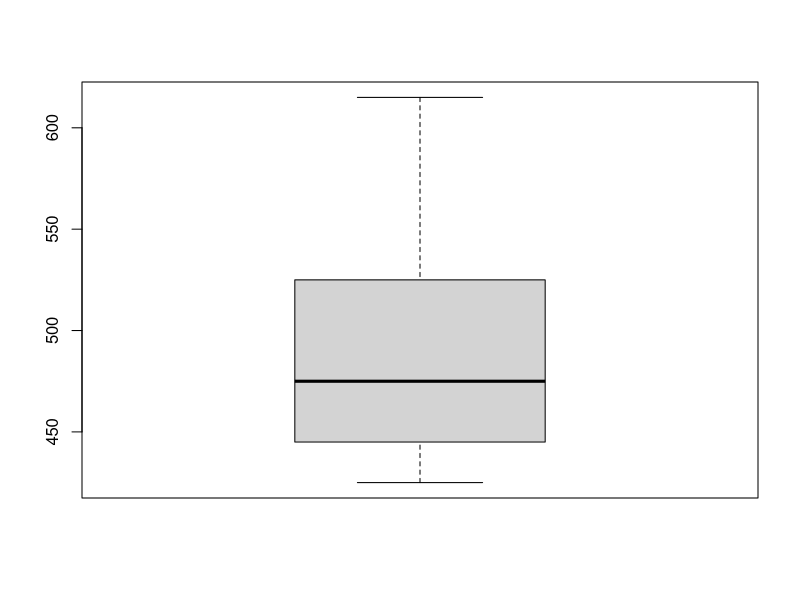
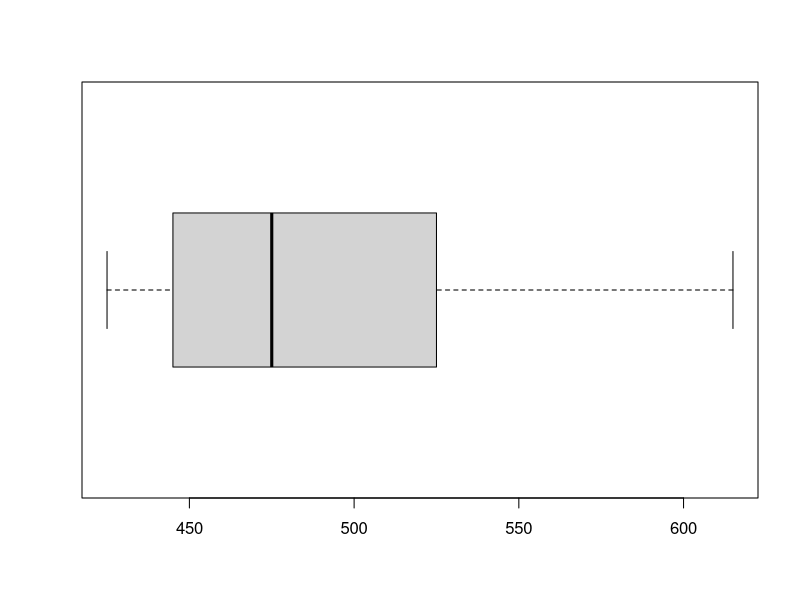
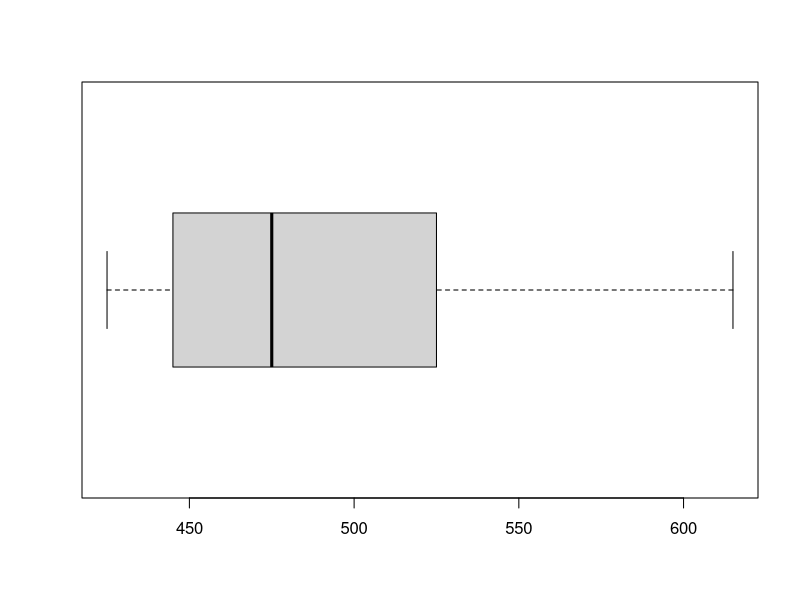
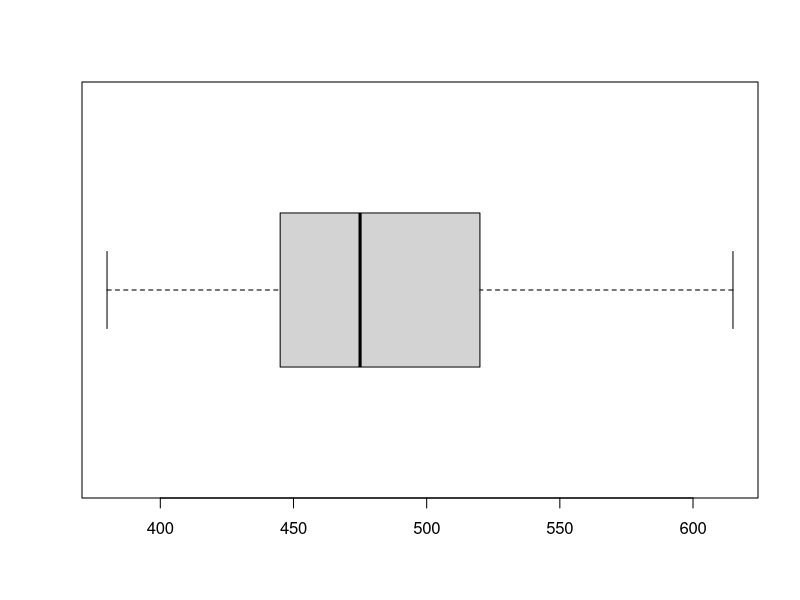
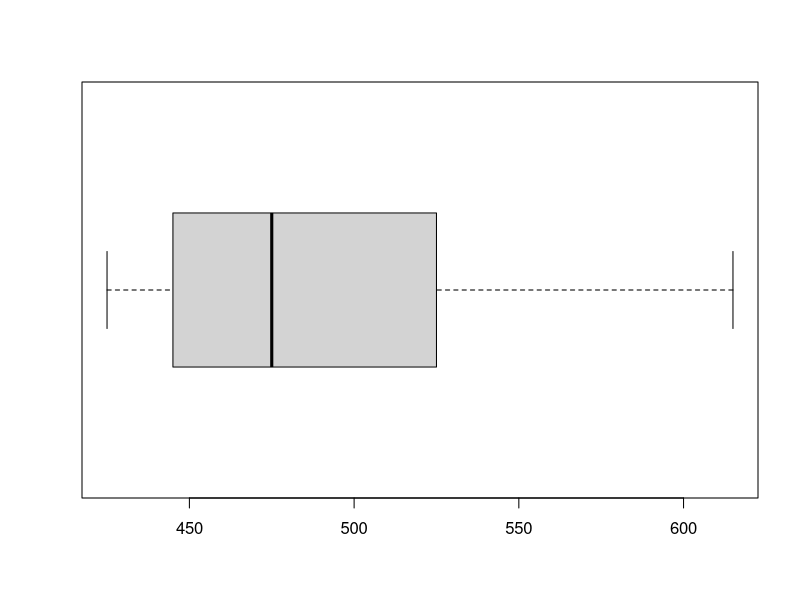
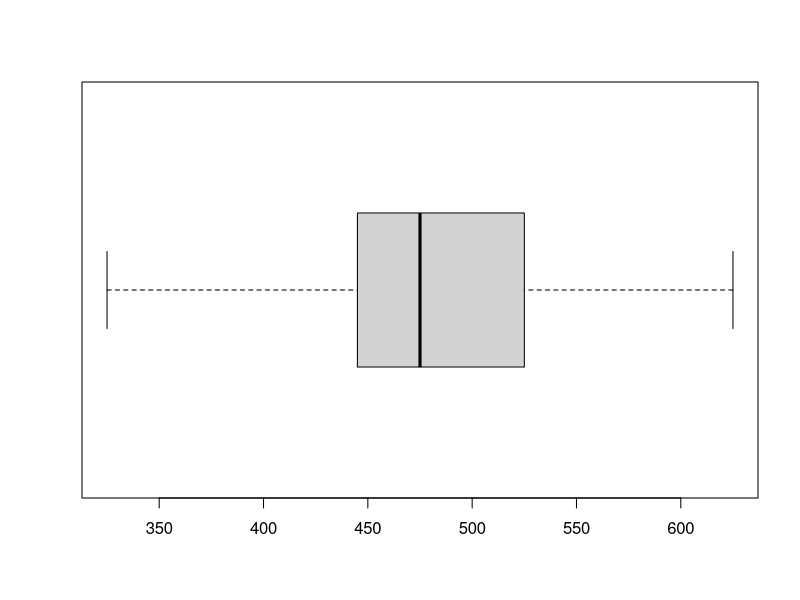
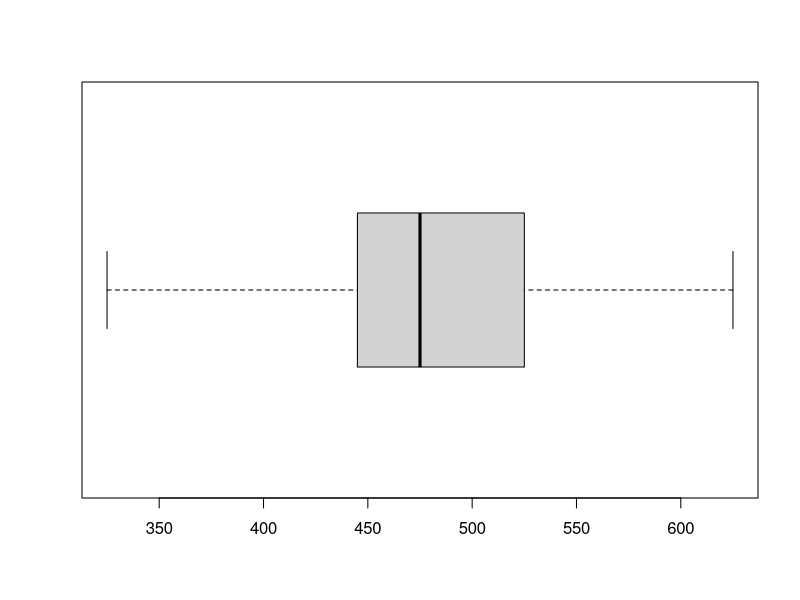
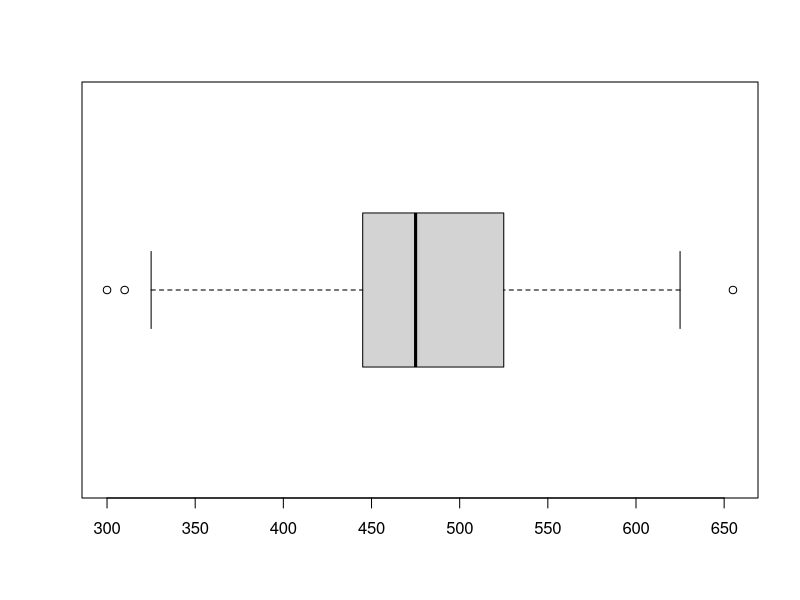

Reproduce these figures in R, in order.
# Datos de precios de departamentos, como en cap[itulo 3]
f1 <- c(425, 430, 430, 435, 435, 435, 435, 435, 440, 440)
f2 <- c(440, 440, 440, 445, 445, 445, 445, 445, 450, 450)
f3 <- c(450, 450, 450, 450, 450, 460, 460, 460, 465, 465)
f4 <- c(465, 470, 470, 472, 475, 475, 475, 480, 480, 480)
f5 <- c(480, 485, 490, 490, 490, 500, 500, 500, 500, 510)
f6 <- c(510, 515, 525, 525, 525, 535, 549, 550, 570, 570)
f7 <- c(575, 575, 580, 590, 600, 600, 600, 600, 615, 615)

deptos <- c(f1, f2, f3, f4, f5, f6, f7)

# Resumen cuantitativo de cinco nùmeros
d5 <- fivenum(deptos)
d5

q3 <- d5[4]
q1 <- d5[2]

r_i_cuartil <- q3 - q1
r_i_cuartil

bigote <- 1.5*r_i_cuartil

bigote_bajo <- q1 - bigote
bigote_bajo

bigote_alto <- q3 + bigote
bigote_alto

boxplot(deptos)
boxplot(deptos, horizontal = TRUE)
b1 <- boxplot(deptos, plot = FALSE)

deptos71 <- c(380, deptos)
boxplot(deptos, horizontal = TRUE)
boxplot(deptos71, horizontal = TRUE)

deptos72 <- c(325, 625, deptos)
boxplot(deptos, horizontal = TRUE)
boxplot(deptos72, horizontal = TRUE)

deptos75 <- c(300, 310, 655, deptos72)
boxplot(deptos72, horizontal = TRUE)
boxplot(deptos75, horizontal = TRUE)

deptos73 <- c(300, 310, 655, deptos)
boxplot(deptos, horizontal = TRUE)
boxplot(deptos73, horizontal = TRUE)
